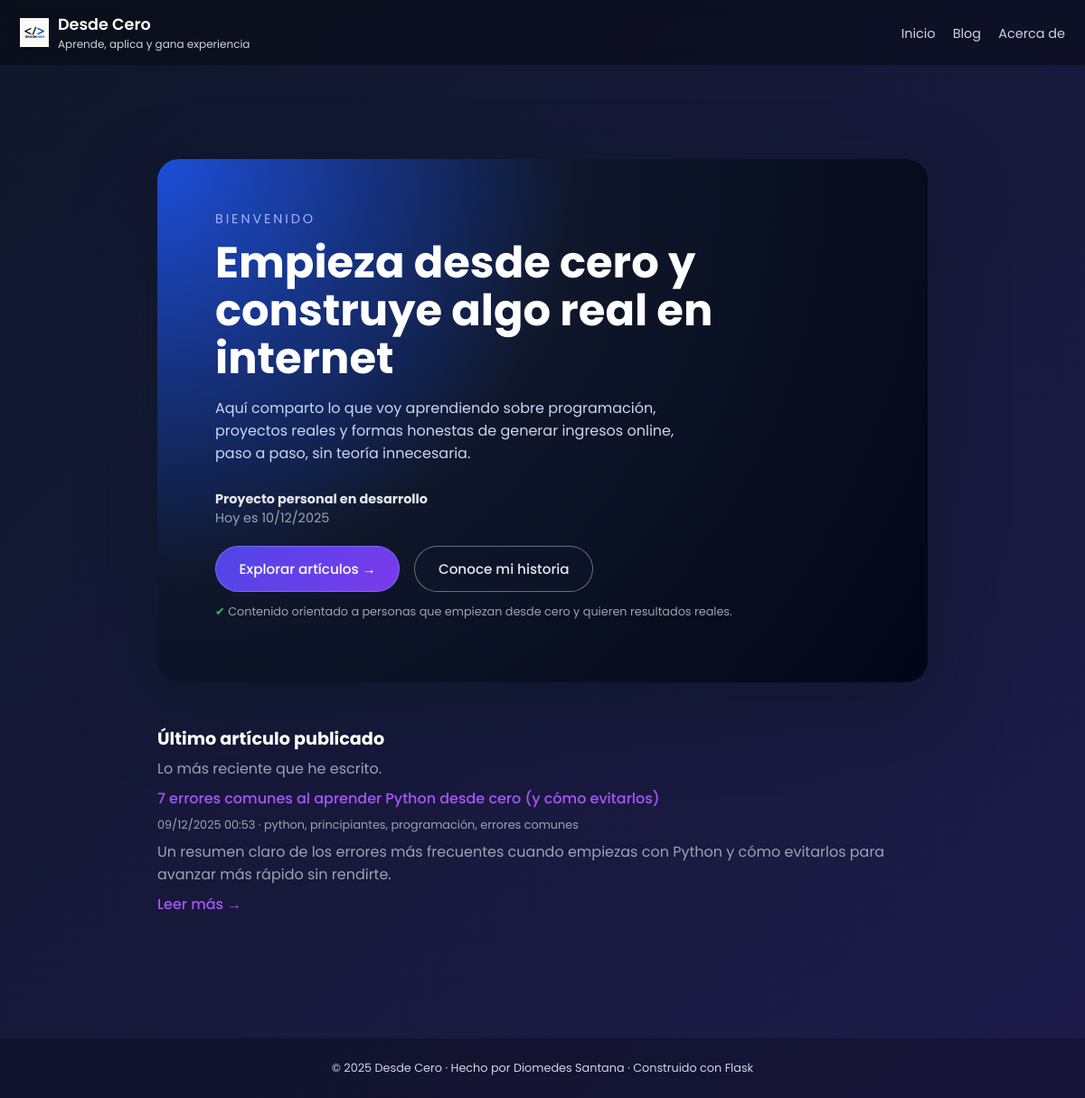
The page / on the database its author committed.
### tables this page shows
CREATE TABLE posts (
            id      INTEGER PRIMARY KEY AUTOINCREMENT,
            title   TEXT NOT NULL,
            slug    TEXT NOT NULL UNIQUE,
            date    TEXT NOT NULL,      -- formato ISO 'YYYY-MM-DD HH:MM:SS'
            tags    TEXT,
            excerpt TEXT,
            content TEXT NOT NULL
        );

### main.py (the view)
@app.route("/")
def home():
    posts = get_all_posts()
    last_post = posts[0] if posts else None
    fecha = datetime.now().strftime("%d/%m/%Y")
    return render_template("index.html", post=last_post, fecha=fecha)

### main.py (called while the page is built)
def get_conn():
    conn = sqlite3.connect(DB_PATH)
    conn.row_factory = sqlite3.Row  # permite acceder por nombre de columna
    return conn

def get_all_posts():
    conn = get_conn()
    cur = conn.cursor()
    cur.execute("SELECT * FROM posts ORDER BY date DESC")
    rows = cur.fetchall()
    conn.close()
    return rows

@app.template_filter("fecha")
def formato_fecha(value):
    try:
        if isinstance(value, str):
            dt = datetime.strptime(value, "%Y-%m-%d %H:%M:%S")
        else:
            dt = value
        return dt.strftime("%d/%m/%Y %H:%M")
    except Exception:
        return value

@app.context_processor
def inject_globals():
    now = datetime.utcnow()
    return {
        "now": now,
        "current_year": now.year,
        "site_name": "Desde Cero",
    }

### templates/index.html (shortened to what this page needs)
{% extends "base.html" %}
{% block content %}
<div class="home-wrapper">
  <section class="home-hero">
    <div>
      <div class="home-kicker">BIENVENIDO</div>
      <h1 class="home-title">
        Empieza desde cero y construye algo real en internet
      </h1>
      <p class="home-subtitle">
        Aquí comparto lo que voy aprendiendo sobre programación, proyectos reales
        y formas honestas de generar ingresos online, paso a paso, sin teoría innecesaria.
      </p>
      <p class="home-meta">
        <strong>Proyecto personal en desarrollo</strong><br>
        Hoy es {{ fecha }}
      </p>
      <div class="home-cta-row">
        <a href="{{ url_for('blog_list') }}" class="btn-primary">
          Explorar artículos →
        </a>
        <a href="{{ url_for('about') }}" class="btn-ghost">
          Conoce mi historia
        </a>
      </div>
      <p class="home-mini">
        <span>✔</span>
        Contenido orientado a personas que empiezan desde cero
        y quieren resultados reales.
      </p>
    </div>
  </section>
  <section class="home-latest">
    <h2>Último artículo publicado</h2>
    <p>Lo más reciente que he escrito.</p>
    {% if post %}
      <p>
        <a href="{{ url_for('post_detail', slug=post['slug']) }}" class="post-link">
          {{ post['title'] }}
        </a>
      </p>
      <p class="home-mini">
        {{ post['date']|fecha }} · {{ post['tags'] }}
      </p>
      <p>{{ post['excerpt'] }}</p>
      <p>
        <a href="{{ url_for('post_detail', slug=post['slug']) }}" class="post-link">
          Leer más →
        </a>
      </p>
    {% else %}
      <p>
        Todavía no hay artículos publicados. Muy pronto habrá contenido nuevo.
      </p>
    {% endif %}
  </section>
</div>
{% endblock %}

### templates/base.html (style rules this page uses)
body { margin: 0; font-family: "Poppins", sans-serif; background: linear-gradient(135deg, #0f172a, #1e1b4b); color: white; }

### templates/index.html (style rules this page uses)
.home-wrapper { max-width: 1100px; margin: 0 auto; padding: 4rem 1.5rem 5rem; }
.home-hero { display: flex; flex-direction: column; gap: 2rem; background: radial-gradient(circle at top left, #1d4ed8 0, #0f172a 45%, #020617 100%); border-radius: 24px; padding: 3rem 2.5rem; box-shadow: 0 30px 80px rgba(15, 23, 42, 0.75); }
@media (min-width: 900px) { .home-hero { padding: 3.5rem 4rem; } }
.home-kicker { font-size: 0.9rem; letter-spacing: 0.2em; text-transform: uppercase; color: #a5b4fc; margin-bottom: 0.75rem; }
.home-title { font-size: 2.4rem; line-height: 1.1; margin: 0 0 1rem; }
@media (min-width: 900px) { .home-title { font-size: 3rem; } }
.home-subtitle { color: #cbd5f5; max-width: 34rem; margin-bottom: 1.75rem; }
.home-meta { font-size: 0.9rem; color: #9ca3af; margin-bottom: 1.25rem; }
.home-meta strong { color: #e5e7eb; }
.home-cta-row { display: flex; flex-wrap: wrap; gap: 1rem; margin-bottom: 0.75rem; }
.btn-primary, .btn-ghost { border-radius: 999px; font-size: 0.95rem; font-weight: 500; padding: 0.8rem 1.6rem; border: 1px solid transparent; display: inline-flex; align-items: center; gap: 0.4rem; text-decoration: none; cursor: pointer; transition: 0.15s ease-out; background: transparent; color: inherit; }
.btn-primary { background: linear-gradient(135deg, #4f46e5, #7c3aed); color: white; border-color: rgba(129, 140, 248, 0.6); }
.btn-ghost { border-color: rgba(148, 163, 184, 0.65); color: #e5e7eb; background: rgba(15, 23, 42, 0.55); }
.home-mini { font-size: 0.8rem; color: #9ca3af; }
.home-mini span { color: #22c55e; font-weight: 500; }
.home-latest { margin-top: 3rem; }
.home-latest h2 { font-size: 1.2rem; margin-bottom: 0.4rem; }
.home-latest p { margin: 0 0 0.5rem; color: #9ca3af; }
.home-latest a.post-link { color: #a855f7; font-weight: 500; text-decoration: none; }

### rows shown on the page
posts: title "7 errores comunes al aprender Python desde cero (y cómo evitarlos)", date|fecha "09/12/2025 00:53", tags "python, principiantes, programación, errores comunes", excerpt "Un resumen claro de los errores más frecuentes cuando empiezas con Python y cómo evitarlos para avanzar más rápido sin rendirte."
